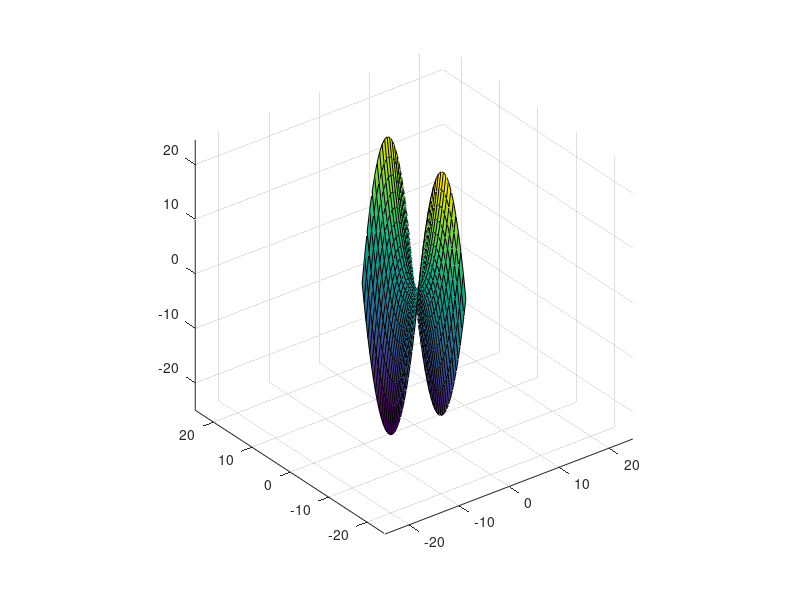

The MATLAB source for this figure:
function curvature()
clc
clear

quadCurve(0,0)
pause
quadCurve(1,0)
pause
ellipticParaboloid(2,1)
pause
quadCurve(-2,1)
pause

end

function ellipticParaboloid(a, b)
fx = @(u,v) a*u.*cos(v);
fy = @(u,v) b*u.*sin(v);
fz = @(u,v) 0.5*u.^2;

u = linspace(0,5, 30);
v = linspace(-pi,pi, 30);
[uu,vv] = meshgrid(u, v);

figure(1)
surf(fx(uu,vv), fy(uu,vv),  fz(uu,vv));
axis equal;
end

function quadCurve(a, b)
if a~=0 && b==0
    [X,Y] = meshgrid(-5:.25:5, -5:.5:5);
elseif a<0
    a
    [X,Y] = meshgrid(-5:.5:5, -7:.5:7);
else
    [X,Y] = meshgrid(-5:.5:5);
end
Z = (a*X.*X + b*Y.*Y)*0.5;

figure(1)
surf(X,Y,Z)
axis equal
end

